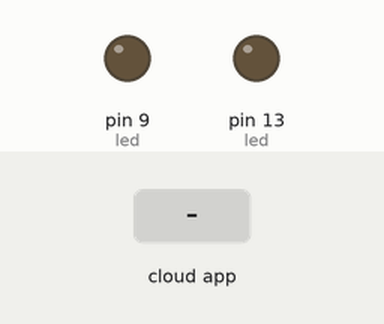
Simulated run of this sketch. Board: Arduino Uno, built with avr-gcc and run on an emulated ATmega328P. On the bench: output pins drawn as LEDs (lit = HIGH). The test bench sets the inputs (shaded band). The ROS host is connected and sends only what is stated.

Above: at 1.2 s.
1.3 s: the phone or cloud app sets robot1 to 0
At 2.1 s:
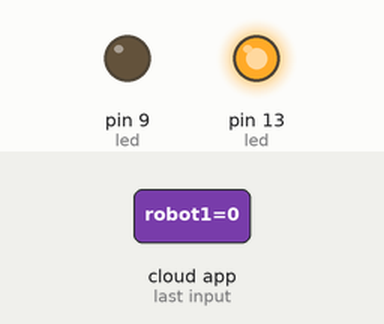
3.0 s: the phone or cloud app sets robot1 to 1
At 3.4 s:
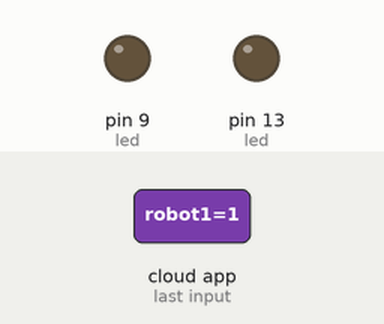
Timing chart, 0 to 6.0 s (numbered marks = the images above; inputs shaded):
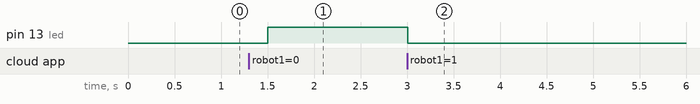

The sketch:

graph_pubsub.ino
```cpp
/*
 * rosserial PubSub Example
 * Prints "hello world!" and toggles led
 */

#include <ros.h>
#include <std_msgs/String.h>
#include <std_msgs/Empty.h>

ros::NodeHandle  nh;


void messageCb1( const std_msgs::String& toggle_msg){
  digitalWrite(13, HIGH-digitalRead(13));   // blink the led
}

void messageCb2( const std_msgs::String& toggle_msg){
  digitalWrite(9, HIGH-digitalRead(9));   // blink the led
}

ros::Subscriber<std_msgs::String> sub1("/motor_ctrls/robot1", messageCb1 );
ros::Subscriber<std_msgs::String> sub2("/ctrl_flags/robot1", messageCb2 );

std_msgs::String str_msg;
ros::Publisher chatter("/encoder_data/robot1", &str_msg);

char hello[13] = "hello world!";

void setup()
{
  pinMode(13, OUTPUT);
  pinMode(9, OUTPUT);
  nh.initNode();
  nh.advertise(chatter);
  nh.subscribe(sub1);
  nh.subscribe(sub2);
}

void loop()
{
  str_msg.data = hello;
  chatter.publish( &str_msg );
  nh.spinOnce();
  delay(500);
}
```

Measured:
- after the input at 1.3 s, pin 13 (led): LOW → HIGH after 0.20 s
- after the input at 3.0 s, pin 13 (led): HIGH → LOW at once
